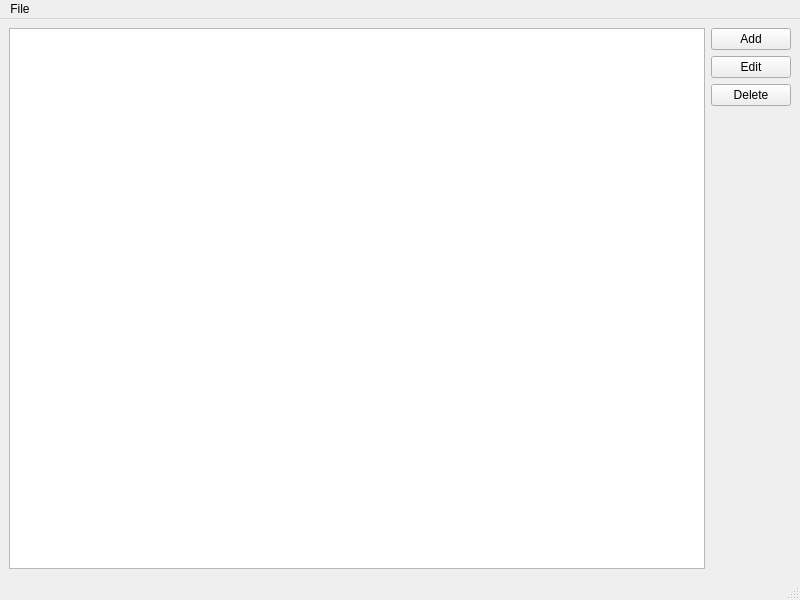
<?xml version="1.0" encoding="UTF-8"?>
<ui version="4.0">
 <class>MainWindow</class>
 <widget class="QMainWindow" name="MainWindow">
  <property name="geometry">
   <rect>
    <x>0</x>
    <y>0</y>
    <width>800</width>
    <height>600</height>
   </rect>
  </property>
  <property name="windowTitle">
   <string>Recipe Planner</string>
  </property>
  <widget class="QWidget" name="centralwidget">
   <layout class="QHBoxLayout" name="horizontalLayout_2">
    <item>
     <layout class="QHBoxLayout" name="horizontalLayout">
      <item>
       <widget class="QListView" name="listView"/>
      </item>
      <item>
       <layout class="QVBoxLayout" name="verticalLayout">
        <item>
         <widget class="QPushButton" name="addButton">
          <property name="toolTip">
           <string>&lt;html&gt;&lt;head/&gt;&lt;body&gt;&lt;p&gt;Add a new recipe&lt;/p&gt;&lt;/body&gt;&lt;/html&gt;</string>
          </property>
          <property name="text">
           <string>Add</string>
          </property>
          <property name="checkable">
           <bool>false</bool>
          </property>
         </widget>
        </item>
        <item>
         <widget class="QPushButton" name="editButton">
          <property name="toolTip">
           <string>&lt;html&gt;&lt;head/&gt;&lt;body&gt;&lt;p&gt;Edit current recipes&lt;/p&gt;&lt;/body&gt;&lt;/html&gt;</string>
          </property>
          <property name="text">
           <string>Edit</string>
          </property>
         </widget>
        </item>
        <item>
         <widget class="QPushButton" name="deleteButton">
          <property name="toolTip">
           <string>&lt;html&gt;&lt;head/&gt;&lt;body&gt;&lt;p&gt;Delete a recipe&lt;/p&gt;&lt;/body&gt;&lt;/html&gt;</string>
          </property>
          <property name="text">
           <string>Delete</string>
          </property>
         </widget>
        </item>
        <item>
         <spacer name="verticalSpacer">
          <property name="orientation">
           <enum>Qt::Vertical</enum>
          </property>
          <property name="sizeHint" stdset="0">
           <size>
            <width>20</width>
            <height>40</height>
           </size>
          </property>
         </spacer>
        </item>
       </layout>
      </item>
     </layout>
    </item>
   </layout>
  </widget>
  <widget class="QMenuBar" name="menubar">
   <property name="geometry">
    <rect>
     <x>0</x>
     <y>0</y>
     <width>800</width>
     <height>20</height>
    </rect>
   </property>
   <widget class="QMenu" name="menuCreate_shopping_list">
    <property name="title">
     <string>File</string>
    </property>
    <addaction name="actionOpen"/>
    <addaction name="actionSave"/>
    <addaction name="separator"/>
    <addaction name="actionCreate_shopping_list"/>
    <addaction name="separator"/>
    <addaction name="actionExit"/>
   </widget>
   <addaction name="menuCreate_shopping_list"/>
  </widget>
  <widget class="QStatusBar" name="statusbar"/>
  <action name="actionExit">
   <property name="text">
    <string>Exit</string>
   </property>
  </action>
  <action name="actionCreate_shopping_list">
   <property name="text">
    <string>Create shopping list</string>
   </property>
  </action>
  <action name="actionOpen">
   <property name="text">
    <string>Open</string>
   </property>
  </action>
  <action name="actionSave">
   <property name="text">
    <string>Save</string>
   </property>
  </action>
 </widget>
 <resources/>
 <connections/>
</ui>
